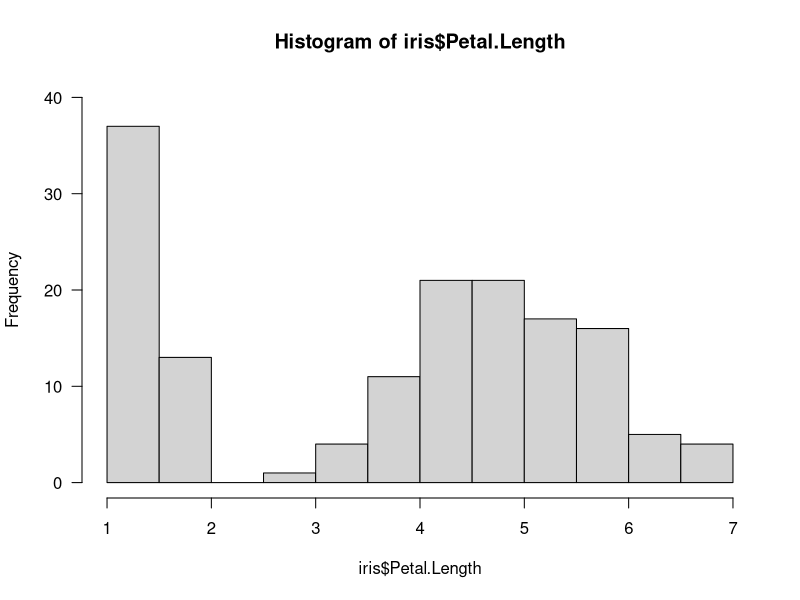
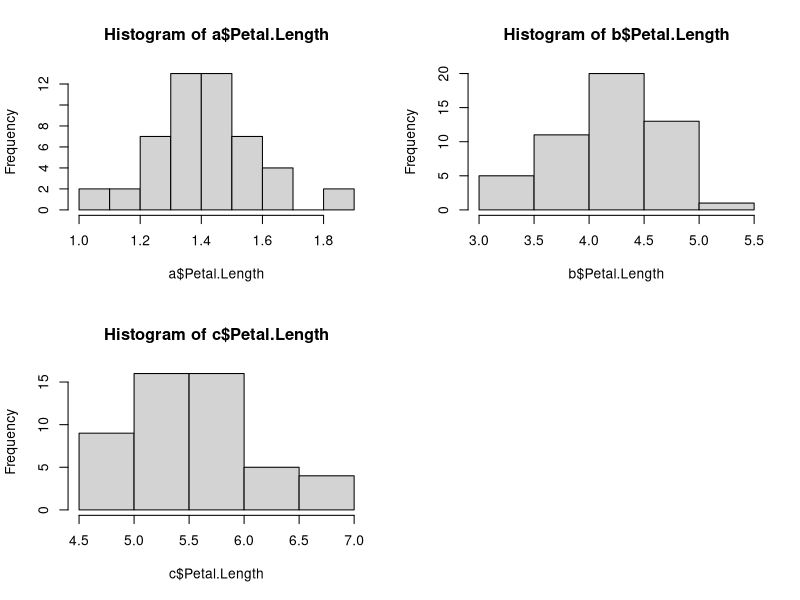

Generate these figures, in order, with R:
# load tidyverse
library(tidyverse)
#load iris dataset
data(iris)
#view iris dataset
head(iris)
#read help file for function that calculates the mean
help("mean") # or ?mean
#calculate the mean of Petal.Length and save as object
head(iris$Petal.Length)
petal_length_mean = mean(iris$Petal.Length) # mean = 3.758
#plot histogram for petal length column
hist(iris$Petal.Length,las=1,ylim=c(0,40))
#save script
#why is there a bimodal spread? 
a = iris %>%
  filter(Species=="setosa")
b = iris %>%
  filter(Species=="versicolor")
c = iris %>%
  filter(Species=="virginica")
par(mfrow=c(2,2))
hist(a$Petal.Length)
hist(b$Petal.Length)
hist(c$Petal.Length)
#ggsave("Iris Species Histograms.pdf")
